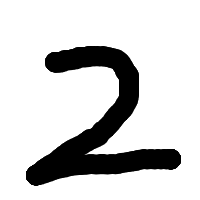
#> input picture tmp/2.png, 200 x 200 px
$ python -i dispImageMosaic.py   (imports and definitions only)
#> lines starting #> are read from the running program, lines starting #| are printed output that depends on the picture
#24010
#モザイク画像に変換する


import tkinter as tk
import tkinter.filedialog as fd
import PIL.Image, PIL.ImageTk


def dispPhoto(path):
#> called with path = 'tmp/2.png'
    newImage = PIL.Image.open(path).convert("L")\
               .resize((32,32)).resize((300, 300))
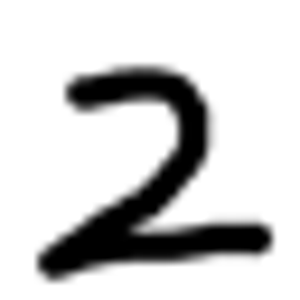
#> newImage: PIL image 300x300 L; min 0, max 255, mean 208.1

#> (the run stopped early here; a loop or call above may not have finished)
